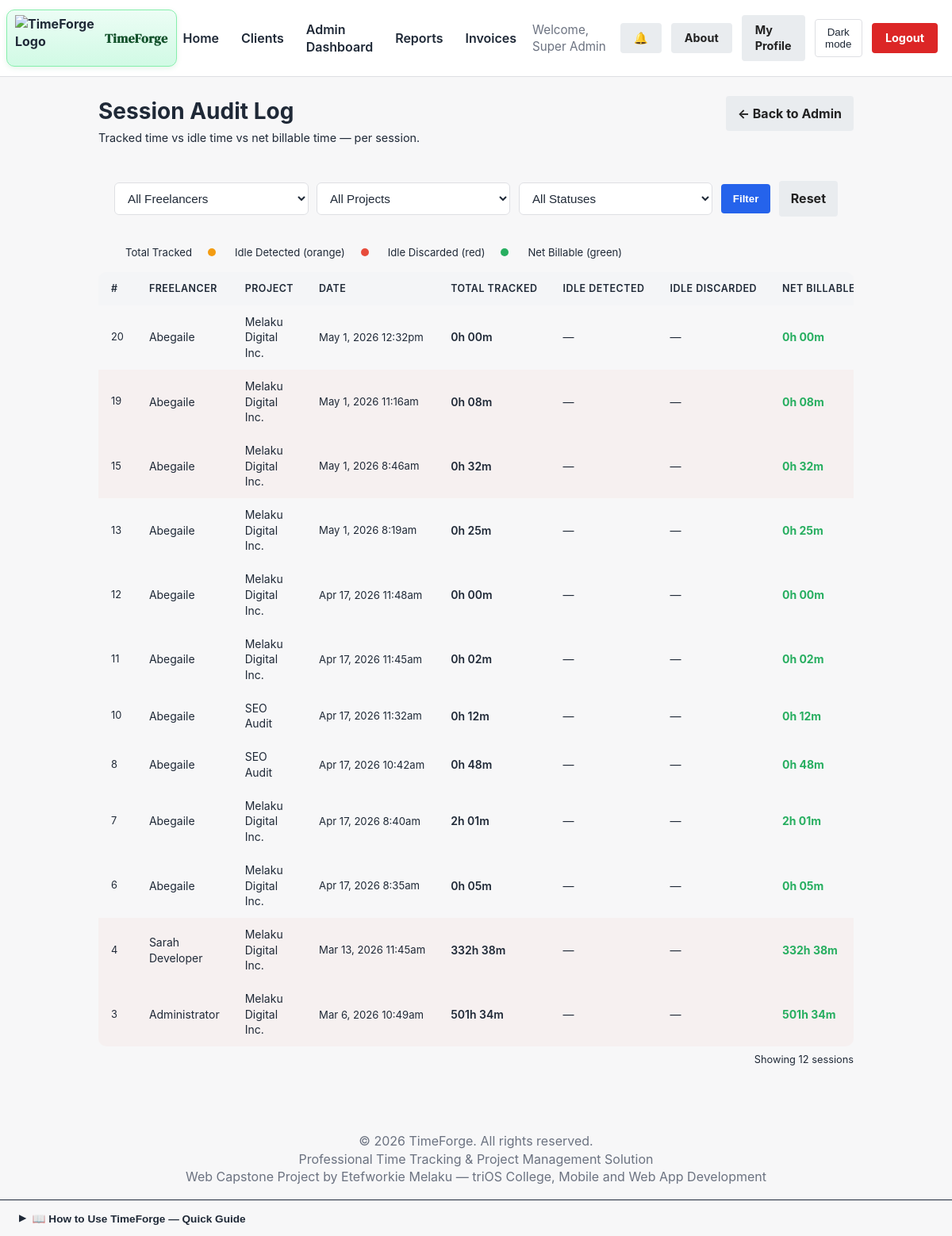
Screenshot of /admin/session_audit.php (signed in) with the database file from the repository.
### tables this page shows
CREATE TABLE `users` (
  `id` int(11) NOT NULL,
  `company_id` int(11) DEFAULT NULL,
  `username` varchar(50) NOT NULL,
  `email` varchar(100) NOT NULL,
  `password` varchar(255) NOT NULL,
  `role` enum('admin','freelancer','client') NOT NULL DEFAULT 'freelancer',
  `full_name` varchar(100) NOT NULL,
  `company_name` varchar(150) DEFAULT NULL,
  `business_tagline` varchar(200) DEFAULT NULL,
  `company_logo` varchar(255) DEFAULT NULL,
  `is_active` tinyint(1) DEFAULT 1,
  `last_login` datetime DEFAULT NULL,
  `last_active_at` datetime DEFAULT NULL,
  `current_project_id` int(11) DEFAULT NULL,
  `password_reset_token` varchar(255) DEFAULT NULL,
  `password_reset_expires` datetime DEFAULT NULL,
  `created_at` timestamp NOT NULL DEFAULT current_timestamp(),
  `updated_at` timestamp NOT NULL DEFAULT current_timestamp() ON UPDATE current_timestamp()
);

CREATE TABLE `time_entries` (
  `id` int(11) NOT NULL,
  `company_id` int(11) DEFAULT NULL,
  `project_id` int(11) NOT NULL,
  `task_id` int(11) DEFAULT NULL,
  `user_id` int(11) DEFAULT NULL,
  `start_time` datetime NOT NULL,
  `end_time` datetime DEFAULT NULL,
  `total_seconds` int(11) DEFAULT 0,
  `description` text DEFAULT NULL,
  `is_billable` tinyint(1) DEFAULT 1,
  `is_idle_detected` tinyint(1) DEFAULT 0,
  `status` enum('running','paused','completed','pending','approved','rejected','abandoned') DEFAULT 'completed',
  `entry_type` enum('timer','manual') DEFAULT 'timer',
  `reviewed_by` int(11) DEFAULT NULL,
  `reviewed_at` datetime DEFAULT NULL,
  `rejection_reason` varchar(255) DEFAULT NULL,
  `created_at` timestamp NOT NULL DEFAULT current_timestamp(),
  `updated_at` timestamp NOT NULL DEFAULT current_timestamp() ON UPDATE current_timestamp(),
  `idle_seconds` int(11) DEFAULT 0 COMMENT 'Total idle seconds detected during this session',
  `discarded_idle_seconds` int(11) DEFAULT 0 COMMENT 'Idle seconds the user chose to discard',
  `activity_score_avg` float DEFAULT NULL COMMENT 'Average activity events per heartbeat minute',
  `close_reason` enum('manual','auto','abandoned') DEFAULT 'manual' COMMENT 'How the session was closed'
);

CREATE TABLE `projects` (
  `id` int(11) NOT NULL,
  `company_id` int(11) DEFAULT NULL,
  `project_name` varchar(100) NOT NULL,
  `description` text DEFAULT NULL,
  `client_id` int(11) NOT NULL,
  `created_by` int(11) DEFAULT NULL,
  `hourly_rate` decimal(10,2) DEFAULT 0.00,
  `budget` decimal(10,2) DEFAULT NULL,
  `deadline` date DEFAULT NULL,
  `status` enum('active','completed','archived') DEFAULT 'active',
  `stage` enum('planning','in_progress','review','testing','on_hold','completed','archived') DEFAULT 'planning',
  `created_at` timestamp NOT NULL DEFAULT current_timestamp(),
  `updated_at` timestamp NOT NULL DEFAULT current_timestamp() ON UPDATE current_timestamp(),
  `deleted_at` timestamp NULL DEFAULT NULL,
  `deleted_by` int(11) DEFAULT NULL,
  `deletion_requested` tinyint(1) DEFAULT 0,
  `deletion_requested_by` int(11) DEFAULT NULL,
  `deletion_requested_at` timestamp NULL DEFAULT NULL,
  `deletion_reason` text DEFAULT NULL,
  `progress_percentage` int(11) DEFAULT 0,
  `budget_alert_75` tinyint(1) DEFAULT 0,
  `budget_alert_90` tinyint(1) DEFAULT 0,
  `budget_alert_100` tinyint(1) DEFAULT 0,
  `screenshots_enabled` tinyint(1) NOT NULL DEFAULT 1 COMMENT '1 = auto-capture screenshots while timer runs, 0 = disabled',
  `screenshot_min_interval` tinyint(3) UNSIGNED NOT NULL DEFAULT 5 COMMENT 'Min minutes between screenshots (1–120)',
  `screenshot_max_interval` tinyint(3) UNSIGNED NOT NULL DEFAULT 15 COMMENT 'Max minutes between screenshots (1–120, >= min)',
  `tax_rate` decimal(5,2) DEFAULT 0.00 COMMENT 'Default tax percentage for invoices on this project'
);

### src/Core/Auth.php (called while the page is built, shortened)
<?php
function devBypassEnabled() {
    return defined('DEV_AUTH_BYPASS') && DEV_AUTH_BYPASS === true;
}
function getCurrentUser() {
    return isset($_SESSION['user_id']) ? $_SESSION : null;
}
function isLoggedIn() {
    return isset($_SESSION['user_id']) && !empty($_SESSION['user_id']);
}
function hasRole($role) {
    return isset($_SESSION['role']) && $_SESSION['role'] === $role;
}

### admin/session_audit.php (the view, shortened to what this page needs)
<?php
require_once __DIR__ . '/../includes/auth.php';
$filter_status  = $_GET['status'] ?? 'all';
$where   = ['te.status IN ("completed","approved","abandoned")', 'te.company_id = :company_id'];
$params  = [':company_id' => $_SESSION['company_id']];
$whereSQL = implode(' AND ', $where);
$sql = "
    SELECT te.id,
           te.start_time,
           te.end_time,
           te.total_seconds,
           te.idle_seconds,
           te.discarded_idle_seconds,
           te.activity_score_avg,
           te.close_reason,
           te.status,
           te.description,
           u.full_name   AS freelancer,
           p.project_name        AS project_name
    FROM time_entries te
    INNER JOIN users    u ON u.id = te.user_id
    INNER JOIN projects p ON p.id = te.project_id
    WHERE $whereSQL
    ORDER BY te.start_time DESC
    LIMIT 200
";
$stmt = $pdo->prepare($sql);
$stmt->execute($params);
$entries = $stmt->fetchAll(PDO::FETCH_ASSOC);
$users_stmt = $pdo->prepare("SELECT id, full_name FROM users WHERE role IN ('freelancer','admin') AND company_id = :company_id ORDER BY full_name");
$users_stmt->execute([':company_id' => $_SESSION['company_id']]);
$users = $users_stmt->fetchAll(PDO::FETCH_ASSOC);
function fmtSeconds(int $s): string {
    $h = floor($s / 3600);
    $m = floor(($s % 3600) / 60);
    return sprintf('%dh %02dm', $h, $m);
}
?>
<!DOCTYPE html>
<html lang="en">
<head>
    <link rel="stylesheet" href="/TimeForge_Capstone/css/style.css">
    <link rel="stylesheet" href="/TimeForge_Capstone/css/session-audit.css">
</head>
<body>
<?php include_once __DIR__ . '/../includes/header_partial.php'; ?>
<div class="container">
    <div class="audit-page-header">
        <div>
            <h1 class="audit-title">Session Audit Log</h1>
            <p class="audit-subtitle">Tracked time vs idle time vs net billable time — per session.</p>
        </div>
        <a href="/TimeForge_Capstone/admin/dashboard.php" class="btn btn-secondary">← Back to Admin</a>
    </div>
    <form method="GET" class="audit-filter-bar">
        <select name="user_id" class="form-control audit-select">
            <option value="0">All Freelancers</option>
        </select>
        <select name="project_id" class="form-control audit-select">
            <option value="0">All Projects</option>
        </select>
        <select name="status" class="form-control audit-select">
            <option value="all"      <?= $filter_status === 'all'       ? 'selected' : '' ?>>All Statuses</option>
        </select>
        <button type="submit" class="btn btn-primary">Filter</button>
        <a href="/TimeForge_Capstone/admin/session_audit.php" class="btn btn-secondary">Reset</a>
    </form>
    <div class="audit-legend">
        <span class="legend-dot legend-tracked"></span> Total Tracked
        <span class="legend-dot legend-idle"></span> Idle Detected (orange)
        <span class="legend-dot legend-discarded"></span> Idle Discarded (red)
        <span class="legend-dot legend-net"></span> Net Billable (green)
    </div>
    <?php if (empty($entries)): ?>
        <div class="card audit-empty">
            <p>No sessions found matching the selected filters.</p>
        </div>
    <?php else: ?>
    <div class="audit-table-wrap">
        <table class="audit-table">
            <thead>
                <tr>
                    <th>#</th>
                    <th>Freelancer</th>
                    <th>Project</th>
                    <th>Date</th>
                    <th>Total Tracked</th>
                    <th>Idle Detected</th>
                    <th>Idle Discarded</th>
                    <th>Net Billable</th>
                </tr>
            </thead>
            <tbody>
            <?php foreach ($entries as $e):
                $total      = (int)$e['total_seconds'];
                $idle       = (int)$e['idle_seconds'];
                $discarded  = (int)$e['discarded_idle_seconds'];
                $net        = max(0, $total - $discarded);
                $date       = date('M j, Y g:ia', strtotime($e['start_time']));
                $closeReason = $e['close_reason'];
            ?>
                <tr class="<?= $closeReason === 'abandoned' ? 'row-abandoned' : '' ?>">
                    <td class="audit-id"><?= $e['id'] ?></td>
                    <td><?= htmlspecialchars($e['freelancer']) ?></td>
                    <td><?= htmlspecialchars($e['project_name']) ?></td>
                    <td class="audit-date"><?= $date ?></td>
                    <td class="col-tracked"><?= fmtSeconds($total) ?></td>
                    <td class="col-idle"><?= $idle > 0 ? '<span class="val-idle">' . fmtSeconds($idle) . '</span>' : '<span class="text-muted">—</span>' ?></td>
                    <td class="col-discarded"><?= $discarded > 0 ? '<span class="val-discarded">' . fmtSeconds($discarded) . '</span>' : '<span class="text-muted">—</span>' ?></td>
                    <td class="col-net">
                        <strong><?= fmtSeconds($net) ?></strong>
                    </td>
                </tr>
            <?php endforeach; ?>
            </tbody>
        </table>
    </div>
    <p class="audit-count">Showing <?= count($entries) ?> session<?= count($entries) !== 1 ? 's' : '' ?></p>
    <?php endif; ?>
</div>
<?php include_once __DIR__ . '/../includes/footer_partial.php'; ?>
</body>
</html>

### includes/header_partial.php (shortened to what this page needs)
<?php
require_once __DIR__ . '/auth.php';
require_once __DIR__ . '/../db.php';
$current_user  = getCurrentUser();
$_notif_count  = (isLoggedIn() && isset($pdo)) ? unreadNotificationCount($pdo, (int)$_SESSION['user_id']) : 0;
?>
<header>
  <div class="logo">
    <a href="/TimeForge_Capstone/index.php?view=welcome" class="logo-link">
      <img src="/TimeForge_Capstone/icons/logo.png" alt="TimeForge Logo">
      <span>TimeForge</span>
    </a>
  </div>
  <nav>
    <a href="/TimeForge_Capstone/index.php">Home</a>
    <?php if (isLoggedIn()): ?>
      <?php if (hasRole('client')): ?>
        <a href="/TimeForge_Capstone/client/dashboard.php">My Dashboard</a>
        <a href="/TimeForge_Capstone/client/projects.php">My Projects</a>
        <a href="/TimeForge_Capstone/invoices/history.php">Invoices</a>
      <?php else: ?>
        <a href="/TimeForge_Capstone/clients.php">Clients</a>
        <?php if (hasRole('admin')): ?>
          <a href="/TimeForge_Capstone/admin/dashboard.php">Admin Dashboard</a>
          <a href="/TimeForge_Capstone/admin/reports.php">Reports</a>
          <a href="/TimeForge_Capstone/invoices/history.php">Invoices</a>
        <?php elseif (hasRole('freelancer')): ?>
          <a href="/TimeForge_Capstone/freelancer/dashboard.php">Freelancer Portal</a>
          <a href="/TimeForge_Capstone/invoices/history.php">Invoices</a>
        <?php endif; ?>
      <?php endif; ?>
      <span class="nav-text">Welcome, <?php echo htmlspecialchars($current_user['full_name'] ?? 'User'); ?></span>
      <a href="/TimeForge_Capstone/notifications.php" class="btn btn-secondary btn-compact" title="Notifications" style="position:relative;">
        🔔<?php if ($_notif_count > 0): ?><span style="position:absolute;top:2px;right:2px;background:#dc2626;color:#fff;font-size:.6rem;border-radius:999px;padding:0 .35rem;line-height:1.4;"><?= $_notif_count ?></span><?php endif; ?>
      </a>
      <a href="/TimeForge_Capstone/about.php" class="btn btn-secondary btn-compact">About</a>
      <a href="/TimeForge_Capstone/profile.php" class="btn btn-secondary btn-compact">My Profile</a>
      <button id="themeToggle" class="theme-toggle">Dark mode</button>
      <a href="/TimeForge_Capstone/includes/logout.php" class="btn btn-danger btn-compact">Logout</a>
    <?php endif; ?>
  </nav>
</header>
<link rel="stylesheet" href="/TimeForge_Capstone/css/style.css">
<link rel="stylesheet" href="/TimeForge_Capstone/css/time_tracker.css">

### css/style.css (style rules this page uses)
* { margin: 0; padding: 0; box-sizing: border-box; }
html, body { height: 100%; }
body { font-family: -apple-system, BlinkMacSystemFont, "Segoe UI", Roboto, Arial, sans-serif; background: #f7f7f8; color: #1f2937; line-height: 1.4; transition: background-color 0.3s ease, color 0.3s ease; }
.logo span { font-family: 'DM Serif Display', serif; letter-spacing: 0.4px; }
a { color: #2563eb; text-decoration: none; }
.container { max-width: 1000px; margin: 0 auto; padding: 24px; }
header { background: #ffffff; border-bottom: 1px solid #dedfe3; padding: 12px 18px 12px 8px; display: flex; align-items: center; justify-content: space-between; }
.logo { display: flex; align-items: center; gap: 10px; font-weight: 700; color: #1f2937; }
.logo a { display: flex; align-items: center; gap: 10px; color: #1f2937; text-decoration: none; padding: 6px 10px; border: 1px solid #86efac; border-radius: 10px; background: linear-gradient(180deg, #ecfdf5 0%, #d1fae5 100%); box-shadow: 0 2px 6px rgba(22, 163, 74, 0.12); transition: transform 120ms ease, filter 120ms ease, box-shadow 120ms ease; }
.logo a span { color: #14532d; }
.logo img { height: 58px; width: auto; display: block; transition: transform 120ms ease, filter 120ms ease; }
nav { display: flex; align-items: center; gap: 12px; }
nav a { color: #1f2937; font-weight: 600; padding: 6px 8px; border-radius: 4px; }
.nav-text { color: #6b7280; font-size: 0.95rem; }
.btn { display: inline-block; padding: 10px 14px; border-radius: 4px; border: 1px solid transparent; font-weight: 700; cursor: pointer; }
.btn-primary { background: #2563eb; color: #fff; }
.btn-danger { background: #dc2626; color: #fff; }
.theme-toggle { background: transparent; border: 1px solid #dedfe3; color: #1f2937; padding: 8px 10px; border-radius: 4px; }
.form-control { width: 100%; padding: 0.6rem 0.75rem; border: 1px solid #dedfe3; border-radius: 6px; font-size: 0.95rem; background: #ffffff; color: #1f2937; box-sizing: border-box; transition: border-color 0.15s ease; }
.btn-secondary { background: #e9ecef; color: #222; }
.btn-compact { padding: 0.5rem 1rem; font-size: 0.9rem; }

### css/session-audit.css (style rules this page uses)
.audit-page-header { display: flex; align-items: flex-start; justify-content: space-between; gap: 1rem; margin-bottom: 1.75rem; flex-wrap: wrap; }
.audit-title { font-size: 1.75rem; font-weight: 700; color: var(--color-accent); margin: 0 0 0.25rem; }
.audit-subtitle { color: var(--color-text-secondary); font-size: 0.9rem; margin: 0; }
.audit-filter-bar { display: flex; flex-wrap: wrap; gap: 0.65rem; align-items: center; margin-bottom: 1.25rem; padding: 1rem 1.25rem; background: var(--color-card); border: 1px solid var(--color-border); border-radius: 10px; }
.audit-select { min-width: 170px; flex: 1; }
.audit-legend { display: flex; align-items: center; gap: 1.25rem; font-size: 0.82rem; color: var(--color-text-secondary); margin-bottom: 1rem; flex-wrap: wrap; }
.legend-dot { display: inline-block; width: 10px; height: 10px; border-radius: 50%; margin-right: 4px; }
.legend-tracked { background: var(--color-accent); }
.legend-idle { background: #f39c12; }
.legend-discarded { background: #e74c3c; }
.legend-net { background: #27ae60; }
.audit-table-wrap { overflow-x: auto; border-radius: 10px; border: 1px solid var(--color-border); }
.audit-table { width: 100%; border-collapse: collapse; font-size: 0.875rem; background: var(--color-card); }
.audit-table thead th { background: var(--color-bg-secondary, #f4f5f7); color: var(--color-text-secondary); font-weight: 600; padding: 0.75rem 1rem; text-align: left; white-space: nowrap; font-size: 0.78rem; text-transform: uppercase; letter-spacing: 0.04em; border-bottom: 1px solid var(--color-border); }
.audit-table tbody tr { border-bottom: 1px solid var(--color-border); transition: background 0.15s; }
.audit-table tbody tr:last-child { border-bottom: none; }
.audit-table td { padding: 0.7rem 1rem; vertical-align: middle; }
.row-abandoned { background: rgba(231, 76, 60, 0.04); }
.col-tracked { color: var(--color-accent); font-weight: 600; }
.col-idle { color: var(--color-text-secondary); }
.col-discarded { color: var(--color-text-secondary); }
.col-net { color: #27ae60; }
.audit-id { color: var(--color-text-secondary); font-size: 0.8rem; }
.audit-date { white-space: nowrap; font-size: 0.82rem; color: var(--color-text-secondary); }
.audit-count { text-align: right; font-size: 0.8rem; color: var(--color-text-secondary); margin-top: 0.5rem; }

### rows the page displays
users: full_name "Super Admin"
time_entries: id "20", user.full_name "Abegaile", project.project_name "Melaku Digital Inc.", start_time "May 1, 2026 12:32pm", total_seconds "0h 00m", fmtSeconds($net) "0h 00m"
time_entries: id "19", user.full_name "Abegaile", project.project_name "Melaku Digital Inc.", start_time "May 1, 2026 11:16am", total_seconds "0h 08m", fmtSeconds($net) "0h 08m"
time_entries: id "15", user.full_name "Abegaile", project.project_name "Melaku Digital Inc.", start_time "May 1, 2026 8:46am", total_seconds "0h 32m", fmtSeconds($net) "0h 32m"
time_entries: id "13", user.full_name "Abegaile", project.project_name "Melaku Digital Inc.", start_time "May 1, 2026 8:19am", total_seconds "0h 25m", fmtSeconds($net) "0h 25m"
time_entries: id "12", user.full_name "Abegaile", project.project_name "Melaku Digital Inc.", start_time "Apr 17, 2026 11:48am", total_seconds "0h 00m", fmtSeconds($net) "0h 00m"
time_entries: id "11", user.full_name "Abegaile", project.project_name "Melaku Digital Inc.", start_time "Apr 17, 2026 11:45am", total_seconds "0h 02m", fmtSeconds($net) "0h 02m"
time_entries: id "10", user.full_name "Abegaile", project.project_name "SEO Audit", start_time "Apr 17, 2026 11:32am", total_seconds "0h 12m", fmtSeconds($net) "0h 12m"
time_entries: id "8", user.full_name "Abegaile", project.project_name "SEO Audit", start_time "Apr 17, 2026 10:42am", total_seconds "0h 48m", fmtSeconds($net) "0h 48m"
time_entries: id "7", user.full_name "Abegaile", project.project_name "Melaku Digital Inc.", start_time "Apr 17, 2026 8:40am", total_seconds "2h 01m", fmtSeconds($net) "2h 01m"
time_entries: id "6", user.full_name "Abegaile", project.project_name "Melaku Digital Inc.", start_time "Apr 17, 2026 8:35am", total_seconds "0h 05m", fmtSeconds($net) "0h 05m"
time_entries: id "4", user.full_name "Sarah Developer", project.project_name "Melaku Digital Inc.", start_time "Mar 13, 2026 11:45am", total_seconds "332h 38m", fmtSeconds($net) "332h 38m"
time_entries: id "3", user.full_name "Administrator", project.project_name "Melaku Digital Inc.", start_time "Mar 6, 2026 10:49am", total_seconds "501h 34m", fmtSeconds($net) "501h 34m"

### other values shown
count($entries) "12"
